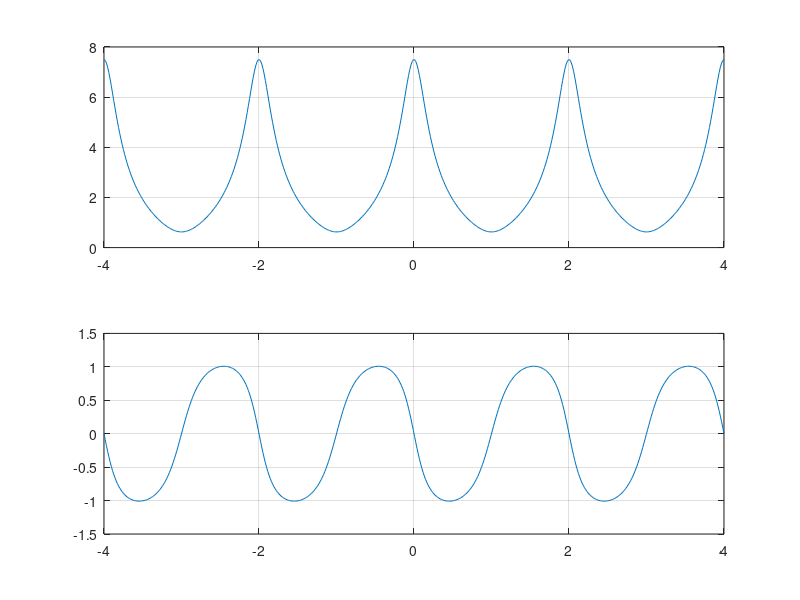

The MATLAB source for this figure:
clf;
clc;
w=-4*pi:8*pi/511:4*pi;
num=[2 1];
den=[1 -0.6];
x=freqz(num,den,w);
subplot(2,1,1);
plot(w/pi,real(x));
grid
subplot(2,1,2);
plot(w/pi,imag(x));
grid
pause
subplot(2,1,1);
plot(w/pi,abs(x));
grid
subplot(2,1,2);
plot(w/pi,angle(x));
grid